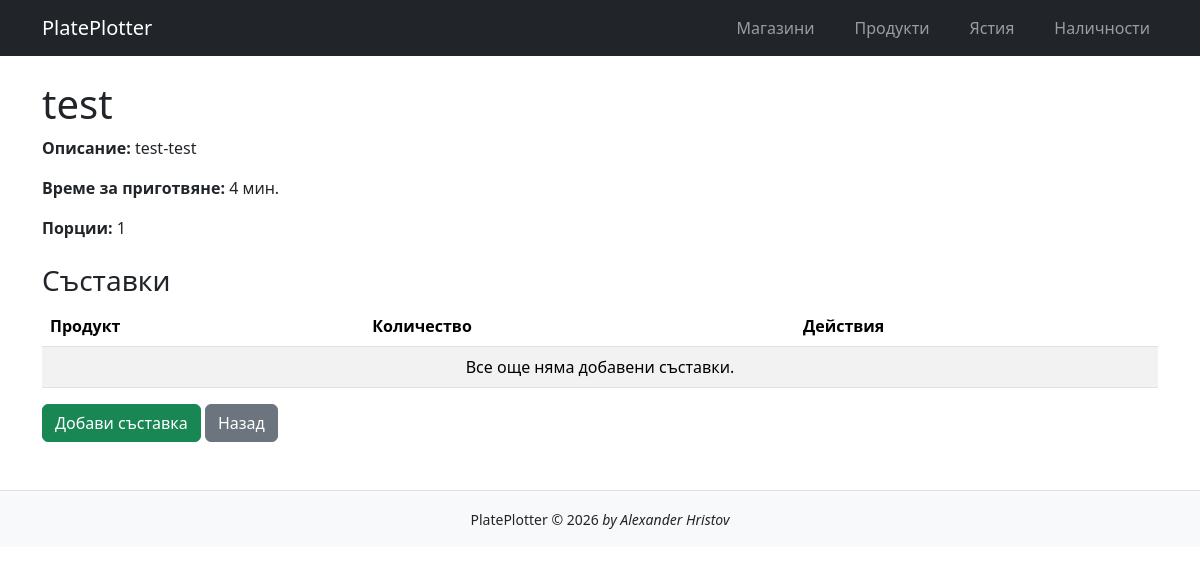
Page /dishes/2/ on the committed database.
### meals/models.py (models this page shows, shortened)
class Dish(models.Model):
    name = models.CharField(
        max_length=100,
        unique=True
        )
    description = models.TextField(
        blank=True
        )
    preparation_time = models.PositiveIntegerField(
        verbose_name='Време за приготвяне (в минути)',
        blank=True,
        null=True
    )
    servings = models.PositiveIntegerField(
        verbose_name='Bрой порции',
        default=1
    )
    products = models.ManyToManyField(
        'inventory.Product',
        through='RecipeItem',
        related_name='dishes'
        )
    class Meta:
        verbose_name = 'Ястие'
        ordering = ['name']

### meals/views.py (the view)
# urls.py: path('dishes/<int:pk>/', DishDetailView.as_view(), name='dish-detail'),
class DishDetailView(DetailView):
    model = Dish
    template_name = 'meals/dish_detail.html'
    context_object_name = 'dish'

### templates/meals/dish_detail.html (shortened to what this page needs)
{% extends 'base.html' %}
{% block content %}
<h1>{{ dish.name }}</h1>
<p><strong>Описание:</strong> {{ dish.description }}</p>
<p><strong>Време за приготвяне:</strong> {{ dish.preparation_time }} мин.</p>
<p><strong>Порции:</strong> {{ dish.servings }}</p>
<h3 class="mt-4">Съставки</h3>
<table class="table table-striped table-hover align-middle">
    <thead>
        <tr>
            <th>Продукт</th>
            <th>Количество</th>
            <th>Действия</th>
        </tr>
    </thead>
    <tbody>
        {% for item in dish.recipe_items.all %}
        <tr>
            <td>{{ item.product.name }}</td>
            <td>{{ item.quantity }} {{ item.product.unit }}</td>
            <td>
                <div class="d-flex gap-2">
                    <a href="{% url 'recipeitem-edit' item.pk %}"
                       class="btn btn-warning btn-sm">
                        Редактирай
                    </a>
                    <a href="{% url 'recipeitem-delete' item.pk %}"
                       class="btn btn-danger btn-sm">
                        Изтрий
                    </a>
                </div>
            </td>
        </tr>
        {% empty %}
        <tr>
            <td colspan="3" class="text-center">
                Все още няма добавени съставки.
            </td>
        </tr>
        {% endfor %}
    </tbody>
</table>
<a href="{% url 'recipeitem-add' dish.pk %}"
   class="btn btn-success">
    Добави съставка
</a>
<a href="{% url 'dish-list' %}"
   class="btn btn-secondary">
    Назад
</a>
{% endblock %}

### rows in the picture
Dish: name "test", description "test-test", preparation_time "4", servings "1"
